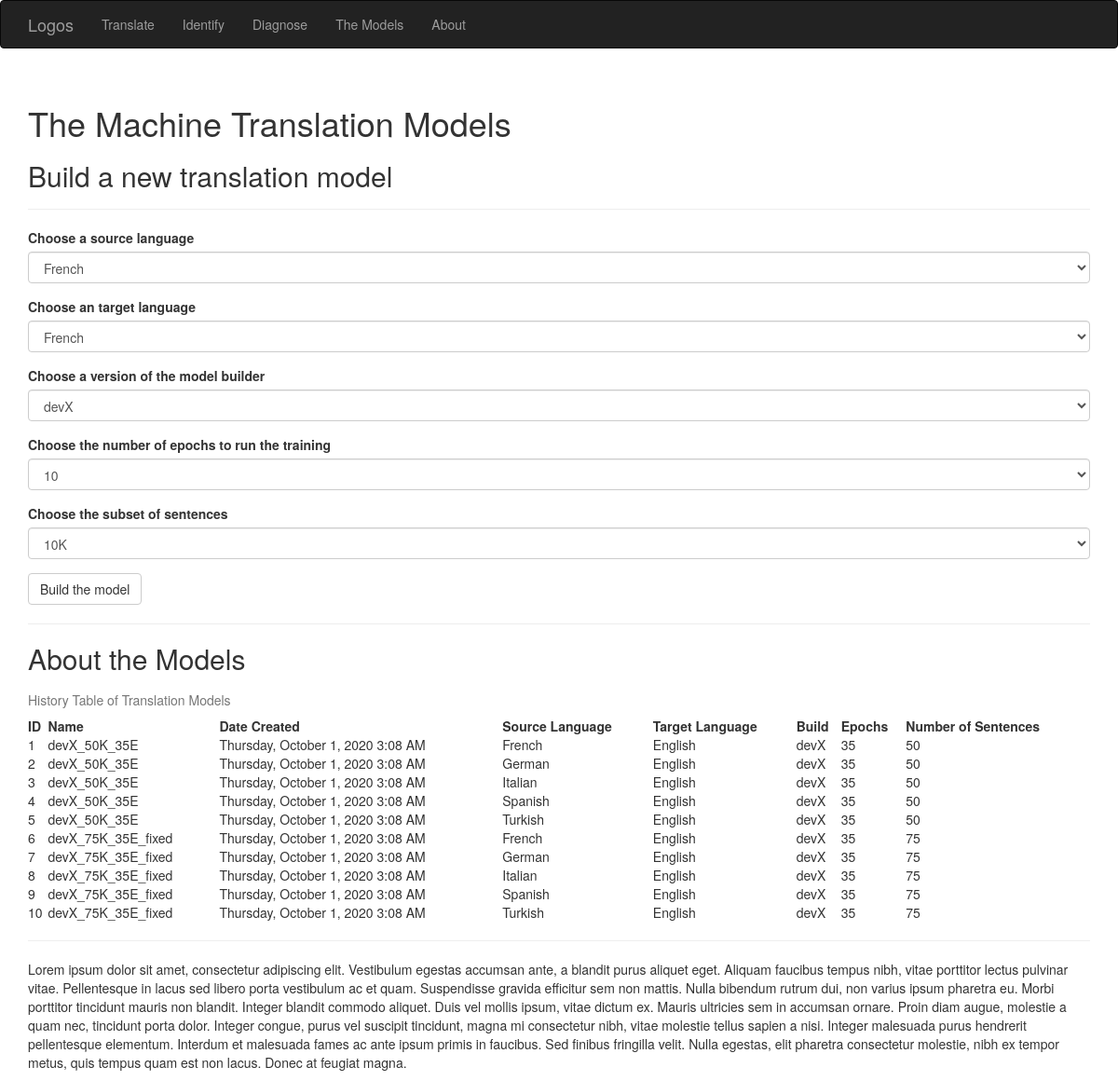
Page /themodels on the committed database.
### app/models.py (models this page shows, shortened)
class TranslationModel(db.Model):
    __tablename__ = 'translation_models'
    id = db.Column(db.Integer, primary_key=True)
    date = db.Column(db.DateTime())
    name = db.Column(db.String(64))
    summary = db.Column(db.String(64))
    number_of_epochs = db.Column(db.Integer, db.ForeignKey('epochs.id'))
    number_of_sentences = db.Column(db.Integer, db.ForeignKey('subsets.id'))
    source_lang_id = db.Column(db.Integer)
    target_lang_id = db.Column(db.Integer)
    build_id = db.Column(db.Integer)
    model_path = db.Column(db.String)
    source_tokenizer = db.Column(db.String)
    source_max_length = db.Column(db.Integer)
    source_word_count = db.Column(db.Integer)
    target_tokenizer = db.Column(db.String)
    target_word_count = db.Column(db.Integer)
    target_max_length = db.Column(db.Integer)
    aws_bucket_name = db.Column(db.String(64))

class Language(db.Model):
    __tablename__ = 'languages'
    id = db.Column(db.Integer, primary_key=True)
    code = db.Column(db.String(64), unique=True)
    name = db.Column(db.String(64))
    en_name = db.Column (db.String(64))

class Build(db.Model):
    __tablename__ = 'builds'
    id = db.Column(db.Integer, primary_key=True)
    name = db.Column(db.String(64), unique=True)
    summary = db.Column(db.String(64))

### app/main/views.py (the view, shortened to what this page needs)
@main.route('/themodels', methods=['GET', 'POST'])
def themodels():
    table_of_model_history = [[model.id,
                               model.date,
                               model.name,
                               Language.query.filter_by(id=model.source_lang_id).first().en_name,
                               Language.query.filter_by(id=model.target_lang_id).first().en_name,
                               Build.query.filter_by(id=model.build_id).first().name,
                               model.number_of_epochs,
                               model.number_of_sentences] \
                                   for model in TranslationModel.query.all()]
    form = BuildModelForm()
    form.form_selection_input_lang.choices = [f'{lang.en_name}' for lang in Language.query.all()]
    form.form_selection_output_lang.choices = [f'{lang.en_name}' for lang in Language.query.all()]
    form.form_selection_build_name.choices = [f'{build.name}' for build in Build.query.all()]
    form.form_selection_number_of_epochs.choices = [f'{epoch.number_of_epochs}' for epoch in Epoch.query.all()]
    form.form_selection_number_of_sentences.choices = [f'{subset.display_string_of_number}' for subset in Subset.query.all()]
    if 'input_lang' in session:
        form.form_selection_input_lang.data = session['input_lang']
    if 'output_lang' in session:
        form.form_selection_output_lang.data= session['output_lang']
    if 'build_name' in session:
        form.form_selection_build_name.data= session['build_name']
    if 'epochs' in session:
        form.form_selection_number_of_epochs.data= session['epochs']
    if 'subset' in session:
        form.form_selection_number_of_sentences.data= session['subset']
    return render_template('themodels.html',
                            form=form,
                            form_selection_input_lang=session.get('input_lang'),
                            form_selection_output_lang=session.get('output_lang'),
                            form_selection_build_name=session.get('build_name'),
                            form_selection_number_of_epochs=session.get('epochs'),
                            form_selection_number_of_sentences=session.get('subset'),
                            table_of_model_history=table_of_model_history,
                            current_time=datetime.utcnow())

### app/main/forms.py
class BuildModelForm(FlaskForm):
    form_selection_input_lang = SelectField('Choose a source language', validators=[DataRequired()])
    form_selection_output_lang = SelectField('Choose an target language', validators=[DataRequired()])
    form_selection_build_name = SelectField('Choose a version of the model builder', validators=[DataRequired()])
    form_selection_number_of_epochs = SelectField('Choose the number of epochs to run the training', validators=[DataRequired()])
    form_selection_number_of_sentences = SelectField('Choose the subset of sentences', validators=[DataRequired()])
    submit = SubmitField('Build the model')

### app/templates/themodels.html (shortened to what this page needs)
{% extends "base.html" %}
{% import "bootstrap/wtf.html" as wtf %}
{% block head %}
{{ super() }}
{% endblock %}
{% block page_content %}
<div class="page-header">
    <h1>The Machine Translation Models</h1>
    <h2>Build a new translation model</h2>
</div>
{{ wtf.quick_form(form) }}
<hr/>
<div class="page=header">
    <h2>About the Models</h2>
    <table style="width:100%">
        <caption>History Table of Translation Models</caption>
        <tr>
          <th>ID</th>
          <th>Name</th>
          <th>Date Created</th>
          <th>Source Language</th>
          <th>Target Language</th>
          <th>Build</th>
          <th>Epochs</th>
          <th>Number of Sentences</th>
        </tr>
        {% for model in table_of_model_history %}
        <tr>
          <td>{{ model[0] }}</td>
          <td>{{ model[2] }}</td>
          <td>{{ moment(model[1]).format('LLLL')  }}</td>
          <td>{{ model[3] }}</td>
          <td>{{ model[4] }}</td>
          <td>{{ model[5] }}</td>
          <td>{{ model[6] }}</td>
          <td>{{ model[7] }}</td>
        </tr>
        {% endfor %}
    </table>
    <hr/>
    <p>Lorem ipsum dolor sit amet, consectetur adipiscing elit. Vestibulum egestas accumsan ante, a blandit purus aliquet eget. Aliquam faucibus tempus nibh, vitae porttitor lectus pulvinar vitae. Pellentesque in lacus sed libero porta vestibulum ac et quam. Suspendisse gravida efficitur sem non mattis. Nulla bibendum rutrum dui, non varius ipsum pharetra eu. Morbi porttitor tincidunt mauris non blandit. Integer blandit commodo aliquet. Duis vel mollis ipsum, vitae dictum ex. Mauris ultricies sem in accumsan ornare. Proin diam augue, molestie a quam nec, tincidunt porta dolor. Integer congue, purus vel suscipit tincidunt, magna mi consectetur nibh, vitae molestie tellus sapien a nisi. Integer malesuada purus hendrerit pellentesque elementum. Interdum et malesuada fames ac ante ipsum primis in faucibus. Sed finibus fringilla velit. Nulla egestas, elit pharetra consectetur molestie, nibh ex tempor metus, quis tempus quam est non lacus. Donec at feugiat magna.</p>
</div>
{% endblock %}

### app/templates/base.html (shortened to what this page needs)
{% extends "bootstrap/base.html" %}
{% block head %}
{{ super() }}
{% endblock %}
{% block navbar %}
<div class="navbar navbar-inverse" role="navigation">
    <div class="container">
        <div class="navbar-header">
            <a class="navbar-brand" href="{{ url_for('main.index') }}">Logos</a>
        </div>
        <div class="navbar-collapse collapse">
            <ul class="nav navbar-nav">
                <li><a href="{{ url_for('main.index') }}">Translate</a></li>
            </ul>
            <ul class="nav navbar-nav">
                <li><a href="{{ url_for('main.identify') }}">Identify</a></li>
            </ul>
            <ul class="nav navbar-nav">
                <li><a href="{{ url_for('main.diagnose') }}">Diagnose</a></li>
            </ul>
            <ul class="nav navbar-nav">
                <li><a href="{{ url_for('main.themodels') }}">The Models</a></li>
            </ul>
            <ul class="nav navbar-nav">
                <li><a href="{{ url_for('main.about') }}">About</a></li>
            </ul>
        </div>
    </div>
</div>
{% endblock %}
{% block content %}
<div class="container">
    {% block page_content %}{% endblock %}
</div>
{% endblock %}

### rows in the picture
TranslationModel: name "devX_50K_35E", date "Thursday, October 1, 2020 3:08 AM"
Language: en_name "French" "French"
Language: en_name "English" "English" "English" "English" "English" "English" "English" "English" "English" "English"
Build: name "devX" "devX" "devX" "devX" "devX" "devX" "devX" "devX" "devX" "devX"
TranslationModel: name "devX_50K_35E", date "Thursday, October 1, 2020 3:08 AM"
Language: en_name "German" "German"
TranslationModel: name "devX_50K_35E", date "Thursday, October 1, 2020 3:08 AM"
Language: en_name "Italian" "Italian"
TranslationModel: name "devX_50K_35E", date "Thursday, October 1, 2020 3:08 AM"
Language: en_name "Spanish" "Spanish"
TranslationModel: name "devX_50K_35E", date "Thursday, October 1, 2020 3:08 AM"
Language: en_name "Turkish" "Turkish"
TranslationModel: name "devX_75K_35E_fixed", date "Thursday, October 1, 2020 3:08 AM"
TranslationModel: name "devX_75K_35E_fixed", date "Thursday, October 1, 2020 3:08 AM"
TranslationModel: name "devX_75K_35E_fixed", date "Thursday, October 1, 2020 3:08 AM"
TranslationModel: name "devX_75K_35E_fixed", date "Thursday, October 1, 2020 3:08 AM"
TranslationModel: name "devX_75K_35E_fixed", date "Thursday, October 1, 2020 3:08 AM"

### other values in the picture
{{ model[0] }} "1" "2" "3" "4" "5" "6" "7" "8" "9" "10"
{{ model[6] }} "35" "35" "35" "35" "35" "35" "35" "35" "35" "35"
{{ model[7] }} "50" "50" "50" "50" "50" "75" "75" "75" "75" "75"
